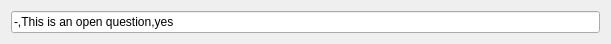
<?xml version="1.0" encoding="UTF-8"?>
<ui version="4.0">
 <class>QtTestOpenQuestionMainDialog</class>
 <widget class="QDialog" name="QtTestOpenQuestionMainDialog">
  <property name="geometry">
   <rect>
    <x>0</x>
    <y>0</y>
    <width>611</width>
    <height>43</height>
   </rect>
  </property>
  <property name="windowTitle">
   <string>TestOpenQuestion</string>
  </property>
  <property name="windowIcon">
   <iconset resource="ToolTestOpenQuestion.qrc">
    <normaloff>:/images/ToolTestOpenQuestionIcon14x14.png</normaloff>:/images/ToolTestOpenQuestionIcon14x14.png</iconset>
  </property>
  <layout class="QGridLayout" name="gridLayout">
   <item row="0" column="0">
    <widget class="QLineEdit" name="edit_question">
     <property name="text">
      <string>-,This is an open question,yes</string>
     </property>
    </widget>
   </item>
  </layout>
 </widget>
 <layoutdefault spacing="6" margin="11"/>
 <resources>
  <include location="ToolTestOpenQuestion.qrc"/>
 </resources>
 <connections/>
</ui>
